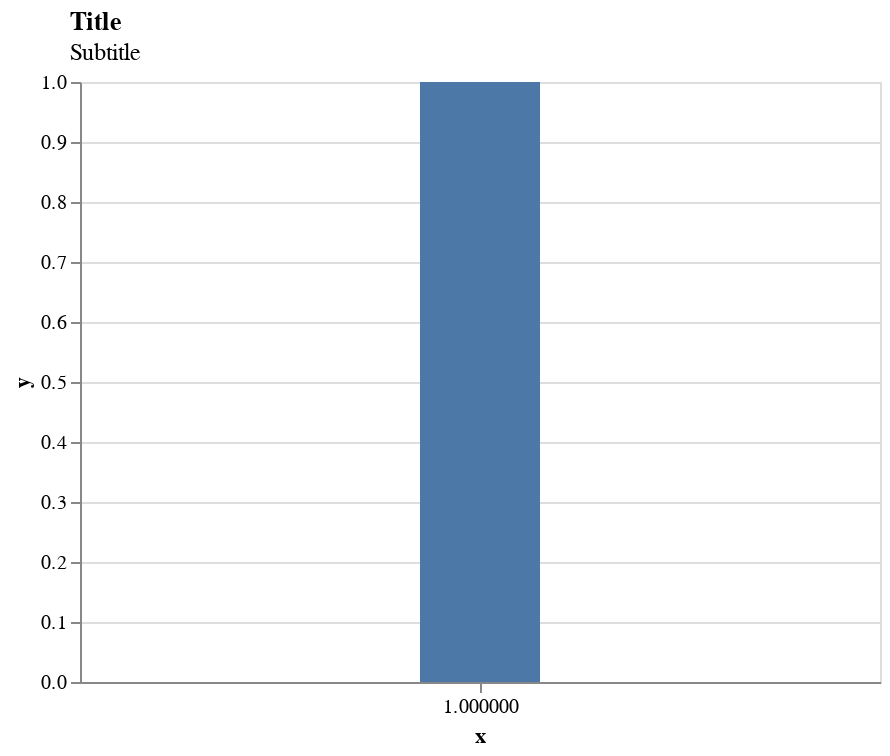

The cell this chart's notebook holds for it:
### Code cell
alt.Chart(source).mark_bar(size=60).encode(
    x='x',
    y='y',
  ).properties(title={'text': 'Title',
                     'subtitle': 'Subtitle',
                 }
).configure_title(anchor='start', dx=30)

### Figure 1 — Vega-Lite specification as saved in the notebook (floating-point values rounded to 4 significant figures)
{"config": {"view": {"continuousWidth": 400, "continuousHeight": 300}, "title": {"anchor": "start", "dx": 30}}, "data": {"name": "data-1f892dd796d36aa89c5efea664fe8c50"}, "mark": {"type": "bar", "size": 60}, "encoding": {"x": {"type": "quantitative", "field": "x"}, "y": {"type": "quantitative", "field": "y"}}, "title": {"text": "Title", "subtitle": "Subtitle"}, "$schema": "https://vega.github.io/schema/vega-lite/v4.8.1.json", "datasets": {"data-1f892dd796d36aa89c5efea664fe8c50": [{"x": 1, "y": 1}]}}
